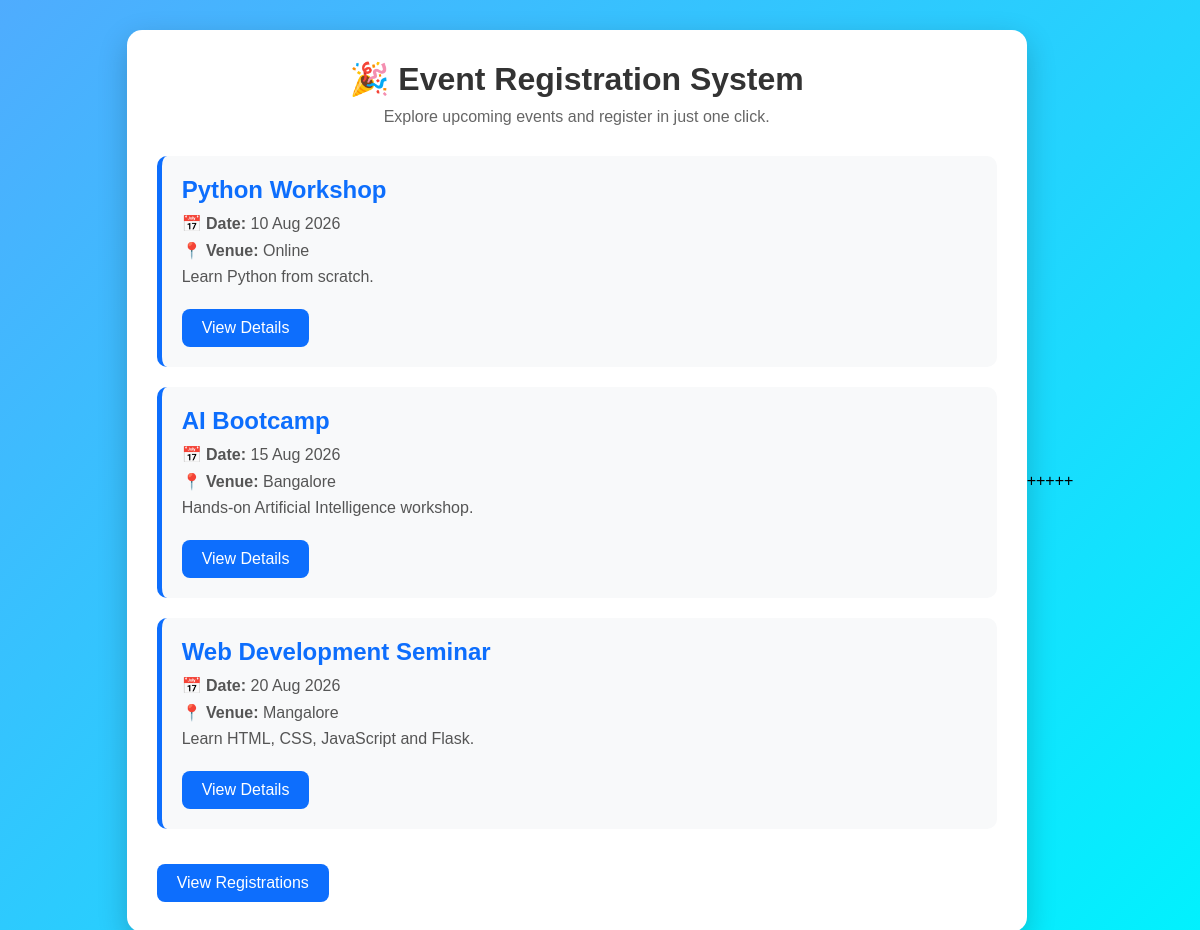
The page / on the database its author committed.
### tables this page shows
CREATE TABLE events(
        id INTEGER PRIMARY KEY AUTOINCREMENT,
        title TEXT,
        date TEXT,
        venue TEXT,
        description TEXT
    );

### app.py (the view)
@app.route("/")
def home():
    conn = sqlite3.connect("events.db")
    c = conn.cursor()
    c.execute("SELECT * FROM events")
    events = c.fetchall()
    conn.close()
    return render_template("index.html", events=events)

### templates/index.html (shortened to what this page needs)
<!DOCTYPE html>
<html lang="en">
<head>
    <link rel="stylesheet"
          href="{{ url_for('static', filename='style.css') }}">
</head>
<body>
<div class="container">
    <h1>🎉 Event Registration System</h1>
    <p class="subtitle">
        Explore upcoming events and register in just one click.
    </p>
    {% for event in events %}
    <div class="card">
        <h2>{{ event[1] }}</h2>
        <p><strong>📅 Date:</strong> {{ event[2] }}</p>
        <p><strong>📍 Venue:</strong> {{ event[3] }}</p>
        <p>{{ event[4] }}</p>
        <a href="/event/{{ event[0] }}" class="btn">
            View Details
        </a>
    </div>
    {% endfor %}
    <a href="/registrations" class="btn">
        View Registrations
    </a>
</div>
</body>
</html>+++++

### static/style.css (style rules this page uses)
* { margin:0; padding:0; box-sizing:border-box; font-family:Arial, sans-serif; }
body { background:linear-gradient(135deg,#4facfe,#00f2fe); min-height:100vh; display:flex; justify-content:center; align-items:center; padding:30px; }
.container { width:90%; max-width:900px; background:white; padding:30px; border-radius:15px; box-shadow:0 10px 30px rgba(0,0,0,0.2); }
h1 { text-align:center; margin-bottom:10px; color:#333; }
.subtitle { text-align:center; color:#666; margin-bottom:30px; }
.card { background:#f8f9fa; border-left:5px solid #0d6efd; padding:20px; margin-bottom:20px; border-radius:10px; }
.card h2 { color:#0d6efd; margin-bottom:10px; }
.card p { margin:8px 0; color:#555; }
.btn { display:inline-block; margin-top:15px; background:#0d6efd; color:white; text-decoration:none; padding:10px 20px; border-radius:8px; transition:.3s; border:none; cursor:pointer; }

### rows shown on the page
events: title "Python Workshop", date "10 Aug 2026", venue "Online", description "Learn Python from scratch."
events: title "AI Bootcamp", date "15 Aug 2026", venue "Bangalore", description "Hands-on Artificial Intelligence workshop."
events: title "Web Development Seminar", date "20 Aug 2026", venue "Mangalore", description "Learn HTML, CSS, JavaScript and Flask."
